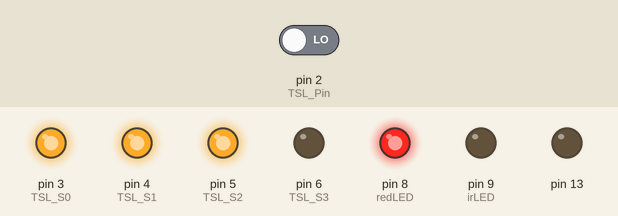
Bench run of a sketch on a simulated Arduino Uno, built with avr-gcc and run on an emulated ATmega328P. On the bench: output pins drawn as LEDs (lit = HIGH). Dashed ring = blinking. Inputs (shaded band) come from the test bench; at power-on: pin 2 (TSL_Pin) LOW. What the sketch prints to the serial monitor is not drawn.

Above: at 0.04 s.
At 1.27 s:
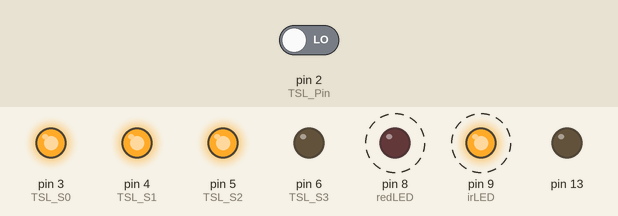
1.3 s: pin 2 (TSL_Pin) driven HIGH
Timing chart, 0 to 10.3 s (numbered marks = the images above; inputs shaded):
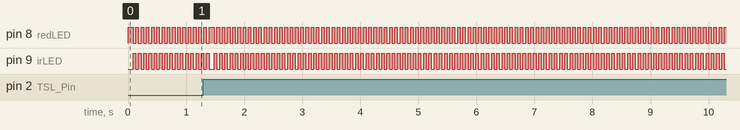

The sketch:

POx-TSL230_v5.ino
```cpp
// (licence header left out)
#include <TimerOne.h> //interrupts

//Define Sensor (LED + PD)
int redLED = 8; int irLED = 9;
int TSL_Pin = 2; //TSL "digital" output
int TSL_S0 = 3; int TSL_S1 = 4;
int TSL_S2 = 5; int TSL_S3 = 6;
int TSL_divider=2;
int TSL_sensitiv=100;

//Operands for sensor data aquisition (TM=Time)
int readTM = 45; //sampling period of TSL (best signal @ 45ms through experimenting)
unsigned long currentTM,startTM,freq;
volatile unsigned long pulse_cnt;

//Operands/operator for Data processing
boolean ledState;//true=RED, false=IR
volatile unsigned long maxTmp,minTmp,lastcnt,cnt,isrCnt;//variables from interrupt
unsigned long red,ir,lastred,lastir,Rmax,Rmin,IRmax,IRmin; //MIN,MAX values per Red,IR
float rRed,rIR,HR,R,SpO,Theta=0.55,Heartrate,LastHeartrate,average;//values for calculation
//HR and SpO need FLOAT to INT for LCD display!!!!


void setup(){
  pinMode(redLED, OUTPUT);  pinMode(irLED, OUTPUT);  pinMode(13,OUTPUT);
  currentTM=0;startTM=0;pulse_cnt = 0;
  ledSwitch(true);//turn on RED
  attachInterrupt(digitalPinToInterrupt(TSL_Pin), add_pulse, RISING); //Timer3(16bit; MEGA2560) interrupt on changing Sensor value (PIN2/3/5 MEGA; Pin11/13 UNO) adding a pulse to counter
  //TIMERONE implementation to give sampling period to interrupt at a certain time period
  //setISR();
  //Timer1.initialize(45000); //interrupt every 90ms seconds
  //Timer1.attachInterrupt(min_max_isr);
  LastHeartrate=60;R=0;Rmax=0;Rmin=10000;IRmax=0;IRmin=10000;isrCnt=0;
  setupTSL();
  Serial.begin(9600);
  Serial.println("PULSE OXIMETER - Loading...");
}

void add_pulse() {//ISR adding a pulse count to every interrupt from sensor I/O
  pulse_cnt++;}

unsigned long readTSL(){//returns "freq" frequency/intensity from sensor  //function or procedure to calculate the frequency from the called interrupt counter
  currentTM = millis();
  if((currentTM - startTM) >= readTM)// once reaching sampling period - save value & reset the ms counter
    {
      startTM = currentTM;
      freq = pulse_cnt * TSL_divider;
      pulse_cnt = 0;
    }
  return(freq);
}

void ledSwitch(bool ledState){ //color: RED=TRUE, IR=FALSE, OFF=/////used to have to measure ambient light
  int Red_pin = HIGH;
  int IR_pin = LOW;
  if(ledState){   //RED LED - ON
    Red_pin = HIGH;
    IR_pin = LOW;
  }
  else {    //IR LED - ON
    Red_pin = LOW;
    IR_pin = HIGH;
  }
  digitalWrite(redLED, Red_pin);
  digitalWrite(irLED, IR_pin);
}

//void setISR(){//ISR values reset or initialize
//  maxTmp=0;
//  minTmp=10000;
//  cnt=0;
//  lastcnt=0;
//  isrCnt=0;
//}

//void min_max_isr(){//ISR for reading sensor value and checking max_min
//  lastcnt=cnt;//keep previous value
//  cnt=readTSL();//read new value
//  if(cnt>maxTmp) {//check if value is max
//    maxTmp=cnt;
//    }
//  else if(cnt<minTmp){//check if value is min
//    minTmp=cnt;
//    }
//  isrCnt++;//add ISR counter
//  digitalWrite(13,digitalRead(13)==0);
//}

void loop(){

  if(ledState){//red measurements
    delay(45);
    //lastred=red;
    red=readTSL();
    if(red>Rmax){Rmax=red;}
    else if(red<Rmin){Rmin=red;}
    ledState=!ledState;
    ledSwitch(ledState);
    //Serial.print("R: ");Serial.print(Rmax);Serial.print(", ");Serial.println(Rmin);
    //Serial.print(red);Serial.print(", ");
  }
  if(!ledState){
    delay(45);
    lastir=ir-5;
    ir=readTSL();
    if(ir>IRmax){IRmax=ir;}
    else if(ir<IRmin){IRmin=ir;}
    isrCnt++;////////////////////////////Com2myself: rename variable after successful functioning needed
    average=((IRmax + IRmin)/2);
    ledState=!ledState;
    ledSwitch(ledState);
    //Serial.print("IR: ");Serial.print(IRmax);Serial.print(", "); Serial.print(IRmin);Serial.print(", "); Serial.print(isrCnt);
    //Serial.print(average);Serial.print(", ");Serial.print(lastir);Serial.print(", ");
    //Serial.println(ir);
  }


  if((lastir>average)&&(ir<average)&&(Rmin<10000)){
    HR = (1/(0.09*(float)isrCnt) )*60;//heartrate in bpm (*60s) from measured frequency over t=0.09s times the counts (isrCnt) of average crossings of heartbeat
    rRed=(float(Rmax-Rmin)/Rmin);
    rIR=(float(IRmax-IRmin)/IRmin);
    R=(rRed/rIR);
    SpO=110-25*R;
    String HRSPO = HR+String(" HR ")+SpO+String(" SpO2%");
    //Serial.println(rRed);Serial.println(R);
    Serial.println(HRSPO);
    delay(45);
    Rmax=0;Rmin=10000;IRmax=0;IRmin=10000;average=0;isrCnt=0;lastir=0;//resetting variables
  }
  ///hardreset if finger was temporarily removed loop continues and wont run into HR-check
}

void setupTSL(){
  pinMode(TSL_S0, OUTPUT);
  pinMode(TSL_S1, OUTPUT);
  pinMode(TSL_S2, OUTPUT);
  pinMode(TSL_S3, OUTPUT);
  pinMode(TSL_Pin, INPUT);

  //configure initial sensitivity
  //S1 LOW  | S0 HIGH: low 1x
  //S1 HIGH | S0 LOW:  med 10x
  //S1 HIGH | S0 HIGH: high 100x
  digitalWrite(TSL_S1, HIGH);
  digitalWrite(TSL_S0, HIGH);

  //config initial scaling
  //S3  S2  SCALING (divide-by)
  //L   L   1
  //L   H   2
  //H   L   10*default
  //H   H   100x
  digitalWrite(TSL_S3, LOW);
  digitalWrite(TSL_S2, HIGH);
}
```

Changelog.ino
```cpp
/*
 * 6.9.: Moved the time-compare-if-loop from the isr (add_pulse) outside for better signal and faster performance.
 * best divide-by factor is seen as 2; highest sensitivity level 100 needed; still erroronueous HR's 222,166,333, ....
 * old functions:
 *  add_pulse::::
 *  //  startTM   = currentTM;
    //  currentTM = millis();
    //  if( currentTM > startTM ) {
    //    diffTM += currentTM - startTM;
    //    }
    //  // if enough time has passed to do a new reading...
    //  if(diffTM >= readTM) {// once reaching sampling period - save value & reset the ms counter
    //    temp_pulse_cnt = pulse_cnt;
    //    pulse_cnt = 0;
    //    diffTM = 0;
    //    }

 *  //unsigned long freq = temp_pulse_cnt * TSL_divider; //multiply counts by the sensors divide-by factor to solve for frequency
 *
 */
```

Measured:
- by itself, pin 8 (redLED), pin 9 (irLED): alternates HIGH for 0.05 s and LOW for 0.05 s
